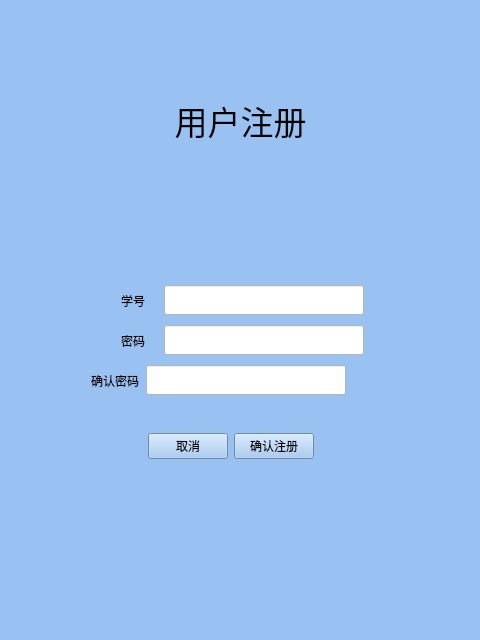
<?xml version="1.0" encoding="UTF-8"?>
<ui version="4.0">
 <class>registerwidget</class>
 <widget class="QWidget" name="registerwidget">
  <property name="geometry">
   <rect>
    <x>0</x>
    <y>0</y>
    <width>480</width>
    <height>640</height>
   </rect>
  </property>
  <property name="windowTitle">
   <string>Form</string>
  </property>
  <property name="styleSheet">
   <string notr="true">QWidget{background-color:rgb(153, 193, 241)}</string>
  </property>
  <widget class="QWidget" name="horizontalLayoutWidget">
   <property name="geometry">
    <rect>
     <x>0</x>
     <y>80</y>
     <width>481</width>
     <height>80</height>
    </rect>
   </property>
   <layout class="QHBoxLayout" name="horizontalLayout">
    <item>
     <widget class="QLabel" name="label">
      <property name="font">
       <font>
        <pointsize>25</pointsize>
       </font>
      </property>
      <property name="text">
       <string>用户注册</string>
      </property>
      <property name="alignment">
       <set>Qt::AlignCenter</set>
      </property>
     </widget>
    </item>
   </layout>
  </widget>
  <widget class="QWidget" name="layoutWidget">
   <property name="geometry">
    <rect>
     <x>0</x>
     <y>280</y>
     <width>471</width>
     <height>41</height>
    </rect>
   </property>
   <layout class="QHBoxLayout" name="horizontalLayout_3">
    <item>
     <spacer name="horizontalSpacer_3">
      <property name="orientation">
       <enum>Qt::Horizontal</enum>
      </property>
      <property name="sizeHint" stdset="0">
       <size>
        <width>40</width>
        <height>30</height>
       </size>
      </property>
     </spacer>
    </item>
    <item>
     <widget class="QLabel" name="label_3">
      <property name="minimumSize">
       <size>
        <width>50</width>
        <height>0</height>
       </size>
      </property>
      <property name="text">
       <string>学号</string>
      </property>
      <property name="alignment">
       <set>Qt::AlignCenter</set>
      </property>
     </widget>
    </item>
    <item>
     <widget class="QLineEdit" name="userIdEdit">
      <property name="minimumSize">
       <size>
        <width>200</width>
        <height>30</height>
       </size>
      </property>
      <property name="styleSheet">
       <string notr="true">QLineEdit{background-color:white}</string>
      </property>
     </widget>
    </item>
    <item>
     <spacer name="horizontalSpacer_4">
      <property name="orientation">
       <enum>Qt::Horizontal</enum>
      </property>
      <property name="sizeHint" stdset="0">
       <size>
        <width>40</width>
        <height>30</height>
       </size>
      </property>
     </spacer>
    </item>
   </layout>
  </widget>
  <widget class="QWidget" name="layoutWidget_2">
   <property name="geometry">
    <rect>
     <x>0</x>
     <y>320</y>
     <width>471</width>
     <height>41</height>
    </rect>
   </property>
   <layout class="QHBoxLayout" name="horizontalLayout_4">
    <item>
     <spacer name="horizontalSpacer_5">
      <property name="orientation">
       <enum>Qt::Horizontal</enum>
      </property>
      <property name="sizeHint" stdset="0">
       <size>
        <width>40</width>
        <height>30</height>
       </size>
      </property>
     </spacer>
    </item>
    <item>
     <widget class="QLabel" name="label_4">
      <property name="minimumSize">
       <size>
        <width>50</width>
        <height>0</height>
       </size>
      </property>
      <property name="text">
       <string>密码</string>
      </property>
      <property name="alignment">
       <set>Qt::AlignCenter</set>
      </property>
     </widget>
    </item>
    <item>
     <widget class="QLineEdit" name="passwordEdit">
      <property name="minimumSize">
       <size>
        <width>200</width>
        <height>30</height>
       </size>
      </property>
      <property name="styleSheet">
       <string notr="true">QLineEdit{background-color:white}</string>
      </property>
      <property name="echoMode">
       <enum>QLineEdit::Password</enum>
      </property>
     </widget>
    </item>
    <item>
     <spacer name="horizontalSpacer_6">
      <property name="orientation">
       <enum>Qt::Horizontal</enum>
      </property>
      <property name="sizeHint" stdset="0">
       <size>
        <width>40</width>
        <height>30</height>
       </size>
      </property>
     </spacer>
    </item>
   </layout>
  </widget>
  <widget class="QWidget" name="layoutWidget_3">
   <property name="geometry">
    <rect>
     <x>0</x>
     <y>360</y>
     <width>471</width>
     <height>41</height>
    </rect>
   </property>
   <layout class="QHBoxLayout" name="horizontalLayout_5">
    <item>
     <spacer name="horizontalSpacer_7">
      <property name="orientation">
       <enum>Qt::Horizontal</enum>
      </property>
      <property name="sizeType">
       <enum>QSizePolicy::Fixed</enum>
      </property>
      <property name="sizeHint" stdset="0">
       <size>
        <width>90</width>
        <height>30</height>
       </size>
      </property>
     </spacer>
    </item>
    <item>
     <widget class="QLabel" name="label_5">
      <property name="minimumSize">
       <size>
        <width>50</width>
        <height>0</height>
       </size>
      </property>
      <property name="text">
       <string>确认密码</string>
      </property>
      <property name="alignment">
       <set>Qt::AlignCenter</set>
      </property>
     </widget>
    </item>
    <item>
     <widget class="QLineEdit" name="lineEdit_4">
      <property name="minimumSize">
       <size>
        <width>200</width>
        <height>30</height>
       </size>
      </property>
      <property name="styleSheet">
       <string notr="true">QLineEdit{background-color:white}</string>
      </property>
      <property name="text">
       <string/>
      </property>
      <property name="echoMode">
       <enum>QLineEdit::Password</enum>
      </property>
     </widget>
    </item>
    <item>
     <spacer name="horizontalSpacer_8">
      <property name="orientation">
       <enum>Qt::Horizontal</enum>
      </property>
      <property name="sizeHint" stdset="0">
       <size>
        <width>40</width>
        <height>30</height>
       </size>
      </property>
     </spacer>
    </item>
   </layout>
  </widget>
  <widget class="QWidget" name="">
   <property name="geometry">
    <rect>
     <x>-10</x>
     <y>430</y>
     <width>481</width>
     <height>33</height>
    </rect>
   </property>
   <layout class="QHBoxLayout" name="horizontalLayout_6">
    <item>
     <spacer name="horizontalSpacer_9">
      <property name="orientation">
       <enum>Qt::Horizontal</enum>
      </property>
      <property name="sizeHint" stdset="0">
       <size>
        <width>40</width>
        <height>20</height>
       </size>
      </property>
     </spacer>
    </item>
    <item>
     <widget class="QPushButton" name="pushButton">
      <property name="text">
       <string>取消</string>
      </property>
     </widget>
    </item>
    <item>
     <widget class="QPushButton" name="RegisterButton">
      <property name="text">
       <string>确认注册</string>
      </property>
     </widget>
    </item>
    <item>
     <spacer name="horizontalSpacer_10">
      <property name="orientation">
       <enum>Qt::Horizontal</enum>
      </property>
      <property name="sizeHint" stdset="0">
       <size>
        <width>40</width>
        <height>20</height>
       </size>
      </property>
     </spacer>
    </item>
   </layout>
  </widget>
 </widget>
 <resources/>
 <connections/>
</ui>
